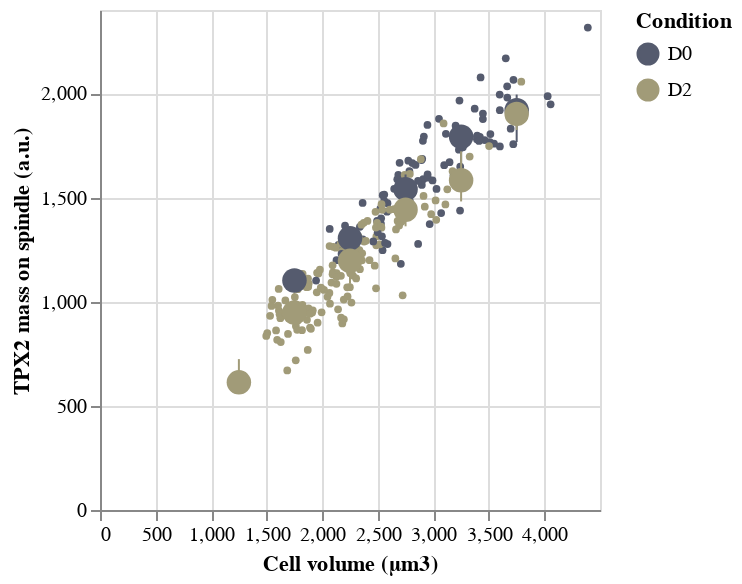

Notebook source saved alongside this figure:
### Code cell
SCATTERBIN_CV_TPX2 = Scatter_bin(
    dataframe = df, 
    x = "Cell_Volume_um3", 
    x_title = "Cell volume (µm3)",
    y = "TPX2_mass_Spindle_norm",
    y_title = "TPX2 mass on spindle (a.u.)",
    color = "Condition",
    binextent = [0, 4000],
    binstep = 500
   # Circlesize = 5,
   # CircleOpacity = 1
)
SCATTERBIN_CV_TPX2

### Figure 1 — Vega-Lite specification as saved in the notebook (floating-point values rounded to 4 significant figures; data arrays with more than 128 entries replaced by an {"elided": "..."} marker saying what was removed)
{"config": {"view": {"continuousWidth": 400, "continuousHeight": 300}}, "layer": [{"mark": {"type": "circle", "opacity": 1, "size": 15}, "encoding": {"color": {"type": "nominal", "field": "Condition", "scale": {"scheme": "cividis"}}, "x": {"type": "quantitative", "field": "Cell_Volume_um3", "title": "Cell volume (µm3)"}, "y": {"type": "quantitative", "field": "TPX2_mass_Spindle_norm", "title": "TPX2 mass on spindle (a.u.)"}}, "height": 250, "width": 250}, {"mark": {"type": "errorbar", "extent": "iqr"}, "encoding": {"color": {"type": "nominal", "field": "Condition", "scale": {"scheme": "cividis"}}, "x": {"type": "quantitative", "bin": {"extent": [0, 4000], "step": 500}, "field": "Cell_Volume_um3", "title": "Cell volume (µm3)"}, "y": {"type": "quantitative", "aggregate": "median", "bin": false, "field": "TPX2_mass_Spindle_norm", "title": "TPX2 mass on spindle (a.u.)"}}}, {"mark": {"type": "circle", "opacity": 1, "size": 150}, "encoding": {"color": {"type": "nominal", "field": "Condition", "scale": {"scheme": "cividis"}}, "x": {"type": "quantitative", "bin": {"extent": [0, 4000], "step": 500}, "field": "Cell_Volume_um3", "title": "Cell volume (µm3)"}, "y": {"type": "quantitative", "aggregate": "median", "bin": false, "field": "TPX2_mass_Spindle_norm", "title": "TPX2 mass on spindle (a.u.)"}}, "height": 250, "width": 250}], "data": {"name": "data-a11872630e0e1fa542bf927afe29c574"}, "$schema": "https://vega.github.io/schema/vega-lite/v4.8.1.json", "datasets": {"data-a11872630e0e1fa542bf927afe29c574": {"elided": "247 records"}}}
